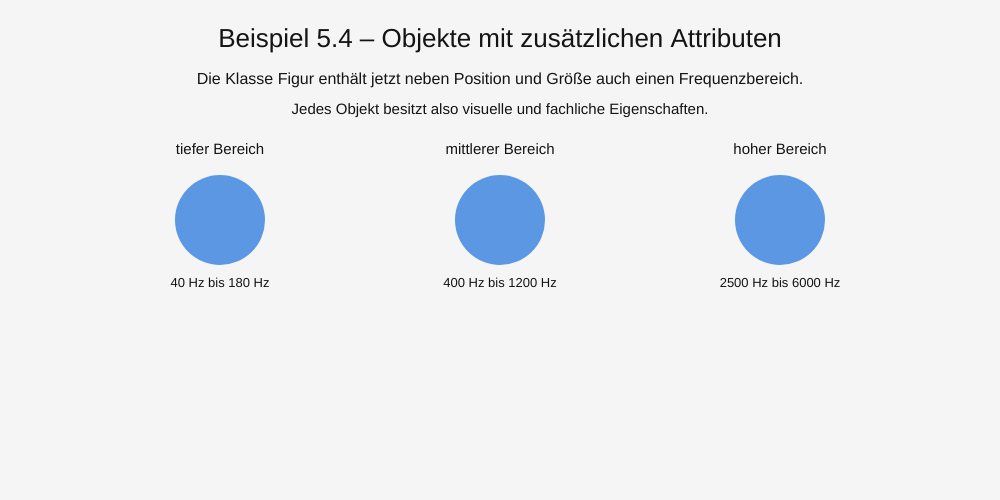
Frame 1 (no input)
Frame 60 (no input): identical to frame 1, image omitted
Frame 120 (the mouse pressed at the canvas centre since frame 60): identical to frame 1, image omitted

The p5.js sketch that drew this single still picture (run headless with seeded random() and noise() and a simulated clock; from frame 60 on, the mouse is pressed at the canvas centre):

// p5.js sketch
// ── sketch.js
// Die Klasse Figur beschreibt einen Bauplan für grafische Objekte.
//
// Neu ist hier:
// Ein Objekt besitzt nicht mehr nur sichtbare Attribute
// wie Position und Größe, sondern auch fachliche Attribute,
// nämlich einen minimalen und einen maximalen Frequenzwert.
//
// Diese Werte werden in diesem Beispiel noch nicht für Audioanalyse genutzt.
// Sie dienen zunächst dazu, die Klasse sinnvoll zu erweitern
// und die spätere Reaktion auf Klang vorzubereiten.
class Figur {
  // Der Konstruktor erhält alle Werte,
  // die ein neues Objekt beim Erzeugen bekommen soll.
  constructor(x, y, groesse, frequenzMin, frequenzMax) {
    // Visuelle Attribute:
    // Sie bestimmen, wo und wie die Figur dargestellt wird.
    this.x = x;
    this.y = y;
    this.groesse = groesse;

    // Fachliche Attribute:
    // Diese Werte beschreiben, für welchen Frequenzbereich
    // das Objekt später zuständig sein soll.
    this.frequenzMin = frequenzMin;
    this.frequenzMax = frequenzMax;
  }

  // Diese Methode zeichnet die Figur.
  anzeigen() {
    fill(40, 120, 220, 190);
    noStroke();
    ellipse(this.x, this.y, this.groesse, this.groesse);
  }

  // Diese Methode ergänzt eine textuelle Anzeige.
  // So wird sichtbar, dass das Objekt nicht nur eine Form ist,
  // sondern auch zusätzliche Daten mit sich trägt.
  zeigeInformationen() {
    fill(20);
    textAlign(CENTER, CENTER);
    textSize(13);

    let beschriftung =
      this.frequenzMin + " Hz bis " + this.frequenzMax + " Hz";

    text(beschriftung, this.x, this.y + this.groesse / 2 + 18);
  }
}

// Drei Objekte derselben Klasse.
// Alle beruhen auf demselben Bauplan,
// haben aber unterschiedliche Attributwerte.
let figur1;
let figur2;
let figur3;

function setup() {
  createCanvas(1000, 500);

  // Objekt 1:
  // Diese Figur bekommt einen tiefen Frequenzbereich.
  figur1 = new Figur(220, 220, 90, 40, 180);

  // Objekt 2:
  // Diese Figur bekommt einen mittleren Frequenzbereich.
  figur2 = new Figur(500, 220, 90, 400, 1200);

  // Objekt 3:
  // Diese Figur bekommt einen höheren Frequenzbereich.
  figur3 = new Figur(780, 220, 90, 2500, 6000);
}

function draw() {
  background(245);

  fill(20);
  textAlign(CENTER, CENTER);

  textSize(26);
  text("Beispiel 5.4 – Objekte mit zusätzlichen Attributen", width / 2, 40);

  textSize(16);
  text(
    "Die Klasse Figur enthält jetzt neben Position und Größe auch einen Frequenzbereich.",
    width / 2,
    80
  );

  textSize(15);
  text(
    "Jedes Objekt besitzt also visuelle und fachliche Eigenschaften.",
    width / 2,
    110
  );

  // Objekte anzeigen
  figur1.anzeigen();
  figur2.anzeigen();
  figur3.anzeigen();

  // Informationen unter den Objekten anzeigen
  figur1.zeigeInformationen();
  figur2.zeigeInformationen();
  figur3.zeigeInformationen();

  // Zusätzliche Überschriften über den Figuren,
  // damit der Unterschied der Frequenzbereiche schneller erkennbar wird.
  textSize(15);
  fill(20);
  text("tiefer Bereich", figur1.x, 150);
  text("mittlerer Bereich", figur2.x, 150);
  text("hoher Bereich", figur3.x, 150);
}
